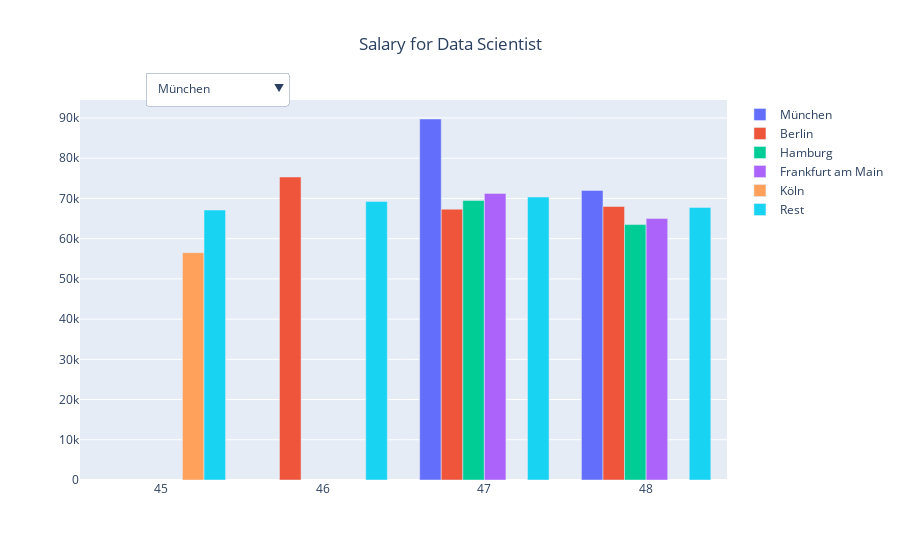

The notebook cell saved with this chart:
### Code cell
import pandas as pd
import plotly.graph_objects as go

# Convert 'week' to integer
df['week'] = df['week'].astype(int)

# Get the top 5 most frequent locations
top_locations = df['location'].value_counts().nlargest(5).index

# Add an 'All' option to the locations
locations = list(top_locations) + ['Rest']

# Create a figure
fig = go.Figure()

# Add traces for each location
for location in locations:
    if location == 'Rest':
        df_filtered = df
    else:
        df_filtered = df[df['location'] == location]
    
    # Filter the DataFrame based on job title, week, and salary_avg
    df_filtered = df_filtered[(df_filtered['job_title'].str.contains('scientist|science', case=False, na=False)) & 
                               (df_filtered['week'].between(45, 48)) & 
                               (df_filtered['salary_avg'].notnull())]
    
    # Group by 'week' and calculate the average of 'salary_avg'
    avg_salary = df_filtered.groupby('week')['salary_avg'].mean()

    # Convert 'week' back to integer
    avg_salary.index = avg_salary.index.astype(int)

    # Add a bar for the location
    fig.add_trace(go.Bar(x=avg_salary.index, y=avg_salary.values, name=location))

# Add a dropdown menu and title to the figure
fig.update_layout(
    title='Salary for Data Scientist',
    title_x=0.5,  # This centers the title
    updatemenus=[
        go.layout.Updatemenu(
            buttons=list([
                dict(
                    args=[{"visible": [location == loc for loc in locations]}],
                    label=location,
                    method="update"
                ) for location in locations
            ]),
            direction="down",
            pad={"r": 10, "t": 10},
            showactive=True,
            x=0.1,
            xanchor="left",
            y=1.1,
            yanchor="top"
        ),
    ]
)

# Show the plot
fig.show()

### Figure 1 — Plotly figure (JSON) as saved in the notebook; plotly's stock layout.template omitted (floating-point values rounded to 4 significant figures)
{"data": [{"name": "München", "type": "bar", "x": [47, 48], "y": [89750, 72000]}, {"name": "Berlin", "type": "bar", "x": [46, 47, 48], "y": [75330.0, 67330.0, 68000]}, {"name": "Hamburg", "type": "bar", "x": [47, 48], "y": [69500, 63500]}, {"name": "Frankfurt am Main", "type": "bar", "x": [47, 48], "y": [71250, 65000]}, {"name": "Köln", "type": "bar", "x": [45], "y": [56500]}, {"name": "Rest", "type": "bar", "x": [45, 46, 47, 48], "y": [67125, 69250, 70350.0, 67730.0]}], "layout": {"title": {"text": "Salary for Data Scientist", "x": 0.5}, "updatemenus": [{"buttons": [{"args": [{"visible": [true, false, false, false, false, false]}], "label": "München", "method": "update"}, {"args": [{"visible": [false, true, false, false, false, false]}], "label": "Berlin", "method": "update"}, {"args": [{"visible": [false, false, true, false, false, false]}], "label": "Hamburg", "method": "update"}, {"args": [{"visible": [false, false, false, true, false, false]}], "label": "Frankfurt am Main", "method": "update"}, {"args": [{"visible": [false, false, false, false, true, false]}], "label": "Köln", "method": "update"}, {"args": [{"visible": [false, false, false, false, false, true]}], "label": "Rest", "method": "update"}], "direction": "down", "pad": {"r": 10, "t": 10}, "showactive": true, "x": 0.1, "xanchor": "left", "y": 1.1, "yanchor": "top"}]}}
